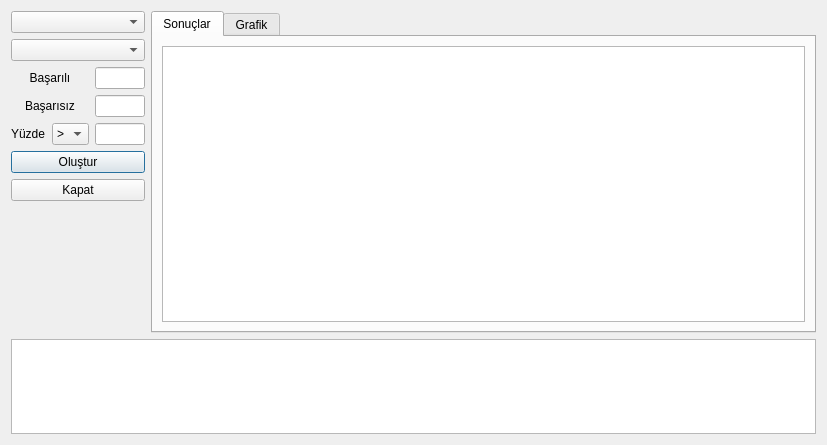
<?xml version="1.0" encoding="UTF-8"?>
<ui version="4.0">
 <class>raporla2</class>
 <widget class="QDialog" name="raporla2">
  <property name="geometry">
   <rect>
    <x>0</x>
    <y>0</y>
    <width>827</width>
    <height>445</height>
   </rect>
  </property>
  <property name="windowTitle">
   <string>Dialog</string>
  </property>
  <layout class="QGridLayout" name="gridLayout_2">
   <item row="0" column="0" colspan="2">
    <widget class="QComboBox" name="cbSinav"/>
   </item>
   <item row="0" column="2" rowspan="7">
    <widget class="QTabWidget" name="tabWidget">
     <property name="currentIndex">
      <number>0</number>
     </property>
     <property name="tabsClosable">
      <bool>false</bool>
     </property>
     <widget class="QWidget" name="tabSonuclar">
      <attribute name="title">
       <string>Sonuçlar</string>
      </attribute>
      <layout class="QGridLayout" name="gridLayout_3">
       <item row="0" column="0">
        <widget class="QTableWidget" name="tableWidget"/>
       </item>
      </layout>
     </widget>
     <widget class="QWidget" name="tabGrafik">
      <attribute name="title">
       <string>Grafik</string>
      </attribute>
      <layout class="QGridLayout" name="gridLayout_4">
       <item row="0" column="0">
        <layout class="QHBoxLayout" name="horizontalLayout_2">
         <item>
          <widget class="QTableWidget" name="tableGrafikKonular">
           <property name="sizePolicy">
            <sizepolicy hsizetype="Expanding" vsizetype="Expanding">
             <horstretch>0</horstretch>
             <verstretch>0</verstretch>
            </sizepolicy>
           </property>
           <property name="maximumSize">
            <size>
             <width>200</width>
             <height>16777215</height>
            </size>
           </property>
          </widget>
         </item>
         <item>
          <widget class="QSint::BarChartPlotter" name="cizelge" native="true">
           <property name="sizePolicy">
            <sizepolicy hsizetype="Expanding" vsizetype="Expanding">
             <horstretch>0</horstretch>
             <verstretch>0</verstretch>
            </sizepolicy>
           </property>
          </widget>
         </item>
        </layout>
       </item>
       <item row="1" column="0">
        <layout class="QHBoxLayout" name="horizontalLayout">
         <item>
          <widget class="QLabel" name="lbl1">
           <property name="maximumSize">
            <size>
             <width>20</width>
             <height>20</height>
            </size>
           </property>
           <property name="styleSheet">
            <string notr="true">background-color: rgb(255, 0, 0);</string>
           </property>
           <property name="text">
            <string/>
           </property>
          </widget>
         </item>
         <item>
          <widget class="QLabel" name="lbl1p">
           <property name="maximumSize">
            <size>
             <width>16777215</width>
             <height>20</height>
            </size>
           </property>
           <property name="text">
            <string/>
           </property>
          </widget>
         </item>
         <item>
          <widget class="QLabel" name="lbl2">
           <property name="maximumSize">
            <size>
             <width>20</width>
             <height>20</height>
            </size>
           </property>
           <property name="styleSheet">
            <string notr="true">background-color: rgb(0, 255, 0);</string>
           </property>
           <property name="text">
            <string/>
           </property>
          </widget>
         </item>
         <item>
          <widget class="QLabel" name="lbl2p">
           <property name="maximumSize">
            <size>
             <width>16777215</width>
             <height>20</height>
            </size>
           </property>
           <property name="text">
            <string/>
           </property>
          </widget>
         </item>
         <item>
          <widget class="QLabel" name="lbl3">
           <property name="maximumSize">
            <size>
             <width>20</width>
             <height>20</height>
            </size>
           </property>
           <property name="styleSheet">
            <string notr="true">background-color: rgb(0, 0, 255);</string>
           </property>
           <property name="text">
            <string/>
           </property>
          </widget>
         </item>
         <item>
          <widget class="QLabel" name="lbl3p">
           <property name="maximumSize">
            <size>
             <width>16777215</width>
             <height>20</height>
            </size>
           </property>
           <property name="text">
            <string/>
           </property>
          </widget>
         </item>
         <item>
          <widget class="QLabel" name="lbl4">
           <property name="maximumSize">
            <size>
             <width>20</width>
             <height>20</height>
            </size>
           </property>
           <property name="styleSheet">
            <string notr="true">background-color: rgb(0, 0, 0);</string>
           </property>
           <property name="text">
            <string/>
           </property>
          </widget>
         </item>
         <item>
          <widget class="QLabel" name="lbl4p">
           <property name="maximumSize">
            <size>
             <width>16777215</width>
             <height>20</height>
            </size>
           </property>
           <property name="text">
            <string/>
           </property>
          </widget>
         </item>
        </layout>
       </item>
      </layout>
     </widget>
    </widget>
   </item>
   <item row="1" column="0" colspan="2">
    <widget class="QComboBox" name="cbKistas">
     <property name="sizePolicy">
      <sizepolicy hsizetype="Preferred" vsizetype="Fixed">
       <horstretch>0</horstretch>
       <verstretch>0</verstretch>
      </sizepolicy>
     </property>
    </widget>
   </item>
   <item row="2" column="0" colspan="2">
    <layout class="QGridLayout" name="gridLayout">
     <item row="0" column="2">
      <widget class="QLineEdit" name="txtYuzdeUst">
       <property name="sizePolicy">
        <sizepolicy hsizetype="Fixed" vsizetype="Fixed">
         <horstretch>0</horstretch>
         <verstretch>0</verstretch>
        </sizepolicy>
       </property>
       <property name="maximumSize">
        <size>
         <width>50</width>
         <height>16777215</height>
        </size>
       </property>
      </widget>
     </item>
     <item row="0" column="0" colspan="2">
      <widget class="QLabel" name="lblUst">
       <property name="text">
        <string>Başarılı</string>
       </property>
       <property name="alignment">
        <set>Qt::AlignCenter</set>
       </property>
      </widget>
     </item>
     <item row="1" column="0" colspan="2">
      <widget class="QLabel" name="lblAlt">
       <property name="text">
        <string>Başarısız</string>
       </property>
       <property name="alignment">
        <set>Qt::AlignCenter</set>
       </property>
      </widget>
     </item>
     <item row="1" column="2">
      <widget class="QLineEdit" name="txtYuzdeAlt">
       <property name="sizePolicy">
        <sizepolicy hsizetype="Fixed" vsizetype="Fixed">
         <horstretch>0</horstretch>
         <verstretch>0</verstretch>
        </sizepolicy>
       </property>
       <property name="maximumSize">
        <size>
         <width>50</width>
         <height>16777215</height>
        </size>
       </property>
      </widget>
     </item>
     <item row="2" column="0">
      <widget class="QLabel" name="lblYuzde">
       <property name="text">
        <string>Yüzde</string>
       </property>
      </widget>
     </item>
     <item row="2" column="2">
      <widget class="QLineEdit" name="txtYuzde">
       <property name="sizePolicy">
        <sizepolicy hsizetype="Fixed" vsizetype="Fixed">
         <horstretch>0</horstretch>
         <verstretch>0</verstretch>
        </sizepolicy>
       </property>
       <property name="maximumSize">
        <size>
         <width>50</width>
         <height>16777215</height>
        </size>
       </property>
      </widget>
     </item>
     <item row="2" column="1">
      <widget class="QComboBox" name="cbKistasYuzde">
       <property name="sizePolicy">
        <sizepolicy hsizetype="Fixed" vsizetype="Fixed">
         <horstretch>0</horstretch>
         <verstretch>0</verstretch>
        </sizepolicy>
       </property>
       <property name="maximumSize">
        <size>
         <width>50</width>
         <height>16777215</height>
        </size>
       </property>
       <item>
        <property name="text">
         <string>&gt;</string>
        </property>
       </item>
       <item>
        <property name="text">
         <string>&lt;</string>
        </property>
       </item>
      </widget>
     </item>
    </layout>
   </item>
   <item row="3" column="0" colspan="2">
    <widget class="QPushButton" name="btnOlustur">
     <property name="text">
      <string>Oluştur</string>
     </property>
     <property name="default">
      <bool>true</bool>
     </property>
    </widget>
   </item>
   <item row="4" column="0" colspan="2">
    <widget class="QPushButton" name="btnKapat">
     <property name="text">
      <string>Kapat</string>
     </property>
    </widget>
   </item>
   <item row="5" column="0" colspan="2">
    <widget class="QLabel" name="label">
     <property name="text">
      <string/>
     </property>
    </widget>
   </item>
   <item row="7" column="0" colspan="3">
    <widget class="QTableView" name="tableViewCizelge">
     <property name="maximumSize">
      <size>
       <width>16777215</width>
       <height>100</height>
      </size>
     </property>
    </widget>
   </item>
   <item row="6" column="0" colspan="2">
    <spacer name="verticalSpacer">
     <property name="orientation">
      <enum>Qt::Vertical</enum>
     </property>
     <property name="sizeHint" stdset="0">
      <size>
       <width>20</width>
       <height>118</height>
      </size>
     </property>
    </spacer>
   </item>
  </layout>
 </widget>
 <customwidgets>
  <customwidget>
   <class>QSint::BarChartPlotter</class>
   <extends>QWidget</extends>
   <header location="global">charts/barchartplotter.h</header>
   <container>1</container>
  </customwidget>
 </customwidgets>
 <resources/>
 <connections/>
</ui>
